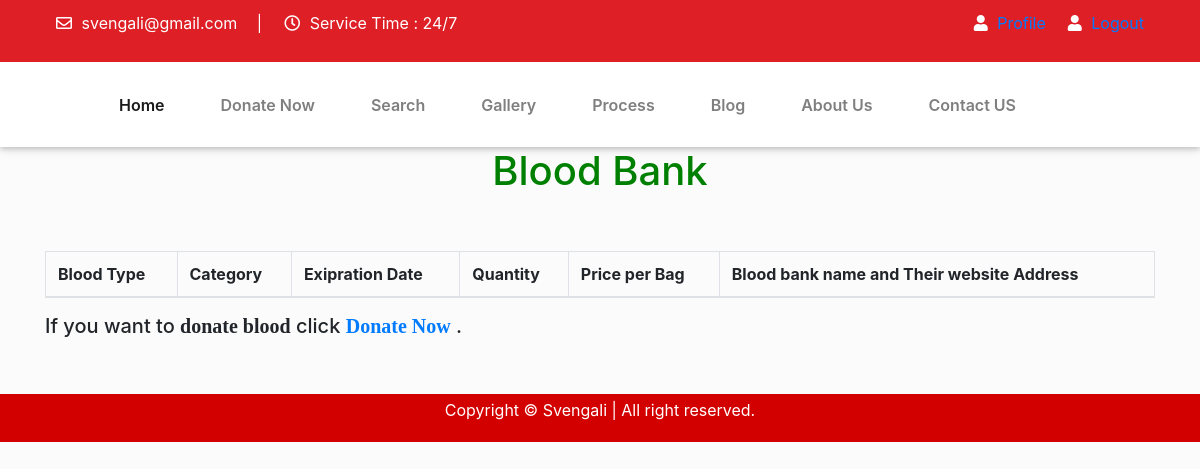
/bloodbank (signed in), run on an earlier commit of the app's database.
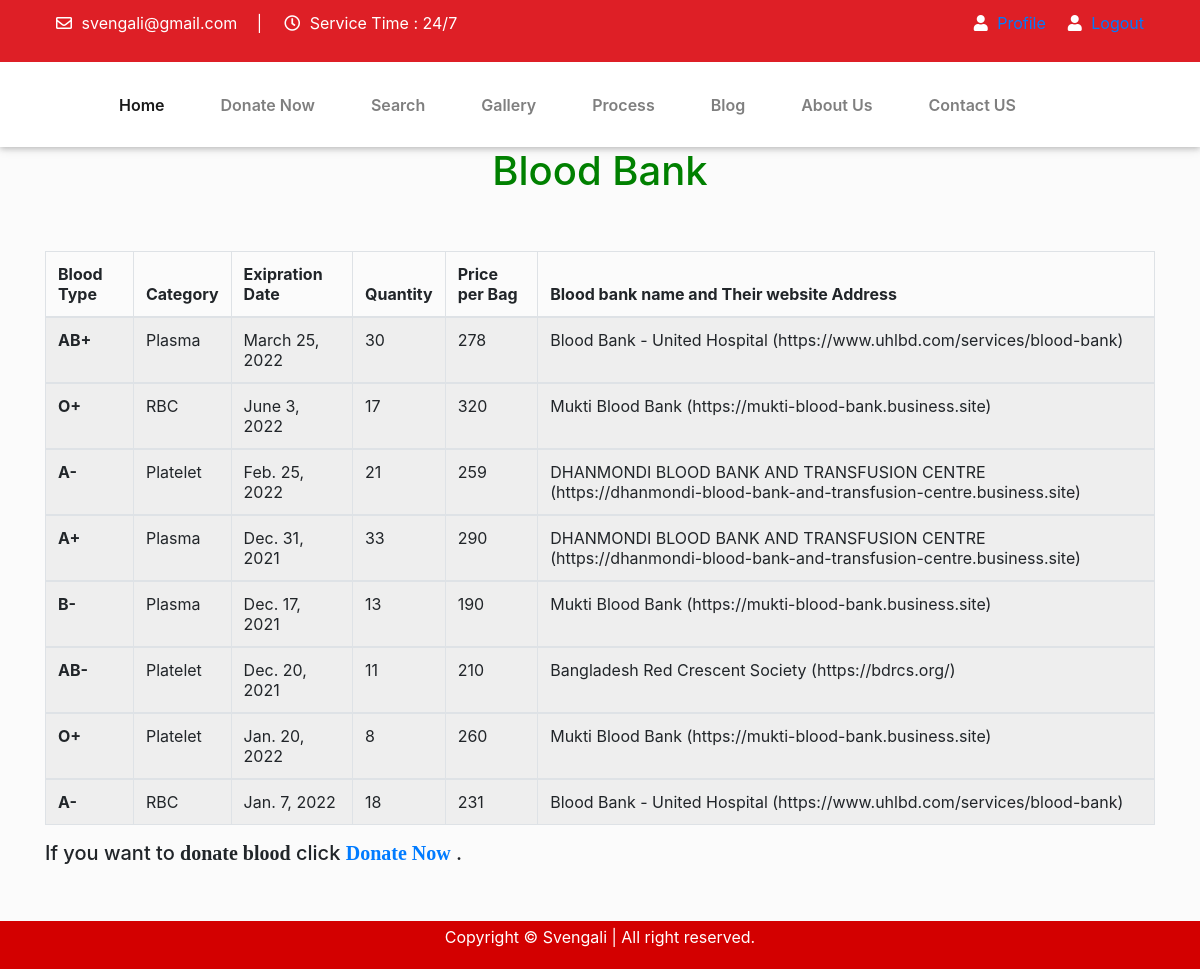
And on a later commit of the database.
### bloodbank/models.py (models this page shows, shortened)
class Category(models.Model):
    Blood_Bank_ID = models.ForeignKey(bloodbank, on_delete= models.CASCADE)
    Category_choices=[
        ('RBC',"RBC"),
        ("Plasma","Plasma"),
        ("Platelet","Platelet")
    ]
    category = models.CharField(
        max_length=9, blank=True, null=True,
        choices =Category_choices,
        )
    Blood_Type = models.ForeignKey(Blood,on_delete=models.CASCADE,related_name="bloodtype",null=True)
    price_per_bag = models.IntegerField(null = True)
    Quantity = models.IntegerField(null = True)
    Exipration_date = models.DateField()

class bloodbank(models.Model):
    Blood_Bank_Name = models.CharField(max_length= 69)
    Address = models.CharField(max_length= 200)
    def __str__(self):
        return f"{self.Blood_Bank_Name}   ({self.Address})"

### User/models.py (models this page shows)
class Blood(models.Model):
    Blood_Group=models.CharField(max_length=15)
    def __str__(self):
        return f"{self.Blood_Group}"

### bloodbank/views.py (the view)
# urls.py: path("bloodbank",views.Bloodbank,name="bloodbank"),
@login_required(login_url='login')
def Bloodbank(request):
    allbank=bloodbank.objects.all()
    allcatagory=Category.objects.all()
    context={
         "allbank":allbank,
         "allcatagory":allcatagory,
    }
    return render(request,"bloodbank/bloodbank.html",context)

### bloodbank/templates/bloodbank/bloodbank.html (shortened to what this page needs)
{% load static %}
<html>
<head>
    <link href='{% static "css/style.css" %}' rel='stylesheet'>
    <link rel="stylesheet" href="{% static 'css/bootstrap.min.css' %}">
    <link rel="stylesheet" href="{% static 'css/fontawsom-all.min.css' %}" >
    <link rel="stylesheet" href="{% static 'plugins/grid-gallery/css/grid-gallery.min.css' %}">
</head>
<body>
    <link rel="stylesheet" href="https://cdn.datatables.net/1.10.2/css/jquery.dataTables.min.css">
    <header class="continer-fluid ">
        <div class="header-top">
            <div class="container " >
                <div class="row col-det">
                    <div class="col-lg-6 d-none d-lg-block">
                        <ul class="ulleft">
                            <li>
                                <i class="far fa-envelope"></i>
                                svengali@gmail.com
                                <span>|</span></li>
                            <li>
                                <i class="far fa-clock"></i>
                                Service Time : 24/7</li>
                        </ul>
                    </div>
                    <div class="col-lg-6 col-md-12">
                        <ul class="ulright">
                            <li>
                                <i class="fas fa-user"></i>
                                <a href="profile.html">Profile</a></li>
                            <li>
                                <i class="fas fa-user"></i>
                                <a href="{% url 'logout' %}">Logout</a></li>
                        </ul>
                    </div>
                </div>
            </div>
        </div>
        <div id="menu-jk" class="header-bottom">
            <div class="container">
                <div class="row nav-row">
                    <div class="col-md-3 logo">
                    </div>
                    <div class="col-md-11 nav-col">
                        <nav class="navbar navbar-expand-lg navbar-light">
                            <div class="collapse navbar-collapse" id="navbarNav">
                                <ul class="navbar-nav">
                                    <li class="nav-item active">
                                        <a class="nav-link" href="home.html">Home
                                        </a>
                                    </li>
                                    <li class="nav-item">
                                        <a class="nav-link" href="donate">Donate Now</a>
                                    </li>
                                   <li class="nav-item">
                                        <a class="nav-link" href="search.html">Search</a>
                                    </li>
                                    <li class="nav-item">
                                        <a class="nav-link" href="home.html#gallery">Gallery</a>
                                    </li>
                                     <li class="nav-item">
                                        <a class="nav-link" href="home.html#process">Process</a>
                                    </li>
                                    <li class="nav-item">
                                        <a class="nav-link" href="home.html#blog">Blog</a>
                                    </li>
                                    <li class="nav-item">
                                        <a class="nav-link" href="http://127.0.0.1:8000/About_us/">About Us</a>
                                    </li>
                                    <li class="nav-item">
                                        <a class="nav-link" href="home.html#contact">Contact US</a>
                                    </li>
                                </ul>
                            </div>
                        </nav>
                    </div>
                </div>
            </div>
        </div>
    </header>
    <div class="container">
        <div class="" style="text-align:center;color:green">
            <h1>Blood Bank</h1>
        </div>
        <br>
        <br>
        <table id="example" class="table table-striped table-bordered" style="width:100%">
            <thead>
                <tr>
                    <th scope="col">Blood Type</th>
                    <th scope="col">Category</th>
                    <th scope="col">Exipration Date</th>
                    <th scope="col">Quantity</th>
                    <th scope="col">Price per Bag </th>
                    <th  scope="col">Blood bank name and Their website Address</th>
                </tr>
            </thead>
                {% for i in allcatagory %}
                <tbody>
                    <tr>
                        <th scope="row">{{i.Blood_Type}}</th>
                        <td>{{i.category}} </a> </td>
                        <td>{{i.Exipration_date}}</td>
                        <td>{{i.Quantity}}</td>
                        <td>{{i.price_per_bag }}</td>
                        <td>{{i.Blood_Bank_ID }} </td>
                    </tr>
                {% endfor %}
                </tbody>
        </table>
        <h5>If you want to <strong>donate blood</strong> click <strong><a href= "donate">Donate Now</strong> </a>.</h5>
    </div>
  <br>
  <br>
  <div  class="footer">
    <p >Copyright © Svengali | All right reserved.</p>
</div>
</body>
</html>

### static/css/style.css (style rules this page uses)
* { margin: 0px; padding: 0px; list-style: none; }
a { text-decoration: none; outline: none; color: #444; }
ul { margin-bottom: 0; padding-left: 0; }
html, body { height: 100%; }
p { margin-bottom: 0px; width: 100%; }
::placeholder { color: #747f8a !important; font-size: 13px; opacity: .5 !important; }
h1, h2, h3, h4, h5, h6 { font-family: montserrat; }
strong { font-family: montserrat; }
body { background-color: #f1f1f145 !important; font-family: 'Merriweather', serif; color: #6A6A6A; overflow-x: hidden; }
.container { max-width: 1170px; }
html { scroll-behavior: smooth; }
header { box-shadow: 0 2px 5px 0 rgba(0, 0, 0, 0.16), 0 2px 10px 0 rgba(0, 0, 0, 0.12); }
header .header-top { background-color: #de1f26; }
header .header-top .col-det .ulleft li { float: left; padding: 11px; color: #FFF; font-size: 1rem; font-weight: 400; }
header .header-top .col-det .ulleft li i { margin-right: 5px; }
header .header-top .col-det .ulleft li span { margin-left: 15px; }
header .header-top .col-det .ulright { float: right; }
header .header-top .col-det .ulright li { float: left; padding: 11px; color: #FFF; font-size: 1rem; }
header .header-top .col-det .ulright li i { margin-right: 5px; }
header .header-bottom { background-color: #FFF; }
header .header-bottom .navbar { float: right; }
header .nav-col .navbar-nav li { padding: 14px 20px; font-weight: 600; }

### bloodbank/templates/bloodbank/bloodbank.html (style rules this page uses)
.footer { padding:1.0mm; left: 0; bottom: 0; width: 100%; background-color: rgb(211, 0, 0); font-size: 16px; color: white; text-align: center; }

What changed in the data, as far as the page shows it:
added Category: Blood_Type "AB+", category "Plasma", Exipration_date "March 25, 2022", Quantity "30", price_per_bag "278", Blood_Bank_ID "Blood Bank - United Hospital (https://www.uhlbd.com/services/blood-bank)"
added Category: Blood_Type "O+", category "RBC", Exipration_date "June 3, 2022", Quantity "17", price_per_bag "320", Blood_Bank_ID "Mukti Blood Bank (https://mukti-blood-bank.business.site)"
added Category: Blood_Type "A-", category "Platelet", Exipration_date "Feb. 25, 2022", Quantity "21", price_per_bag "259", Blood_Bank_ID "DHANMONDI BLOOD BANK AND TRANSFUSION CENTRE (https://dhanmondi-blood-bank-and-transfusion-centre.business.site)"
added Category: Blood_Type "A+", category "Plasma", Exipration_date "Dec. 31, 2021", Quantity "33", price_per_bag "290", Blood_Bank_ID "DHANMONDI BLOOD BANK AND TRANSFUSION CENTRE (https://dhanmondi-blood-bank-and-transfusion-centre.business.site)"
added Category: Blood_Type "B-", category "Plasma", Exipration_date "Dec. 17, 2021", Quantity "13", price_per_bag "190", Blood_Bank_ID "Mukti Blood Bank (https://mukti-blood-bank.business.site)"
added Category: Blood_Type "AB-", category "Platelet", Exipration_date "Dec. 20, 2021", Quantity "11", price_per_bag "210", Blood_Bank_ID "Bangladesh Red Crescent Society (https://bdrcs.org/)"
added Category: Blood_Type "O+", category "Platelet", Exipration_date "Jan. 20, 2022", Quantity "8", price_per_bag "260", Blood_Bank_ID "Mukti Blood Bank (https://mukti-blood-bank.business.site)"
added Category: Blood_Type "A-", category "RBC", Exipration_date "Jan. 7, 2022", Quantity "18", price_per_bag "231", Blood_Bank_ID "Blood Bank - United Hospital (https://www.uhlbd.com/services/blood-bank)"
